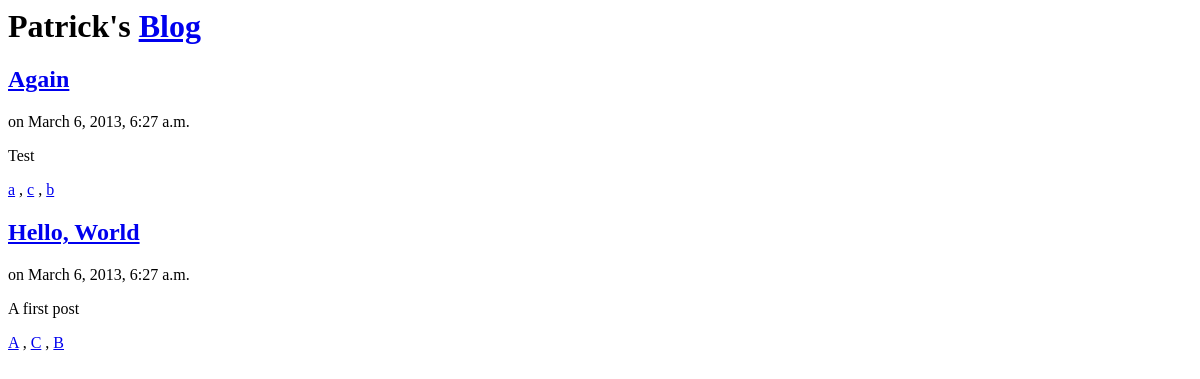
The page /blog/ on the database as committed earlier.
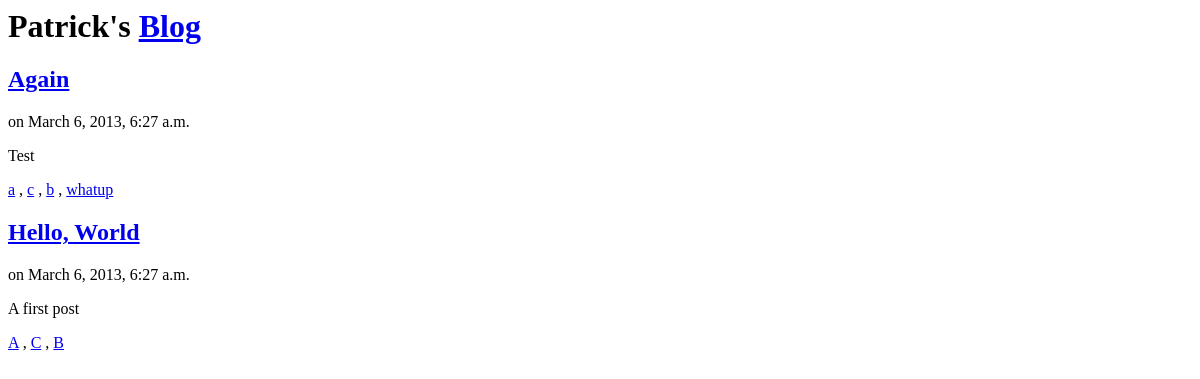
The same page on the database as committed later.
### blog/models.py (models this page shows, shortened)
class Post(models.Model):
  title = models.CharField(max_length=100)
  body = models.TextField()
  created = models.DateTimeField()
  tags = TaggableManager()

### blog/templates/blog.html (shortened to what this page needs)
{% extends "base.html" %}
{% block content %}
{% for post in object_list %}
<h2> <a href="/blog/{{ post.id }}">{{post.title}}</a> </h2>
<div class="post_meta">
  on {{ post.created }}
</div>
<div class="post_body">
  {{ post.body|safe|linebreaks }}
</div>
<div class="tags">
  {% for tag in post.tags.all %}
  <a href="/blog/tag/{{tag}}">{{tag}}</a>
  {% if not forloop.last %}, {% endif %}
  {% endfor %}
</div>
{% endfor %}
{% endblock %}

### blog/templates/base.html
<h1>Patrick's <a href="/blog/">Blog</a></h1>
{% block content %}
{% endblock %}

Rows that differ between the two databases and show on the page:
shown differently, row unchanged: Tag (number 3 of 7 on the later page): now shows ","
added Tag: name "whatup", shown under Post "Again"
